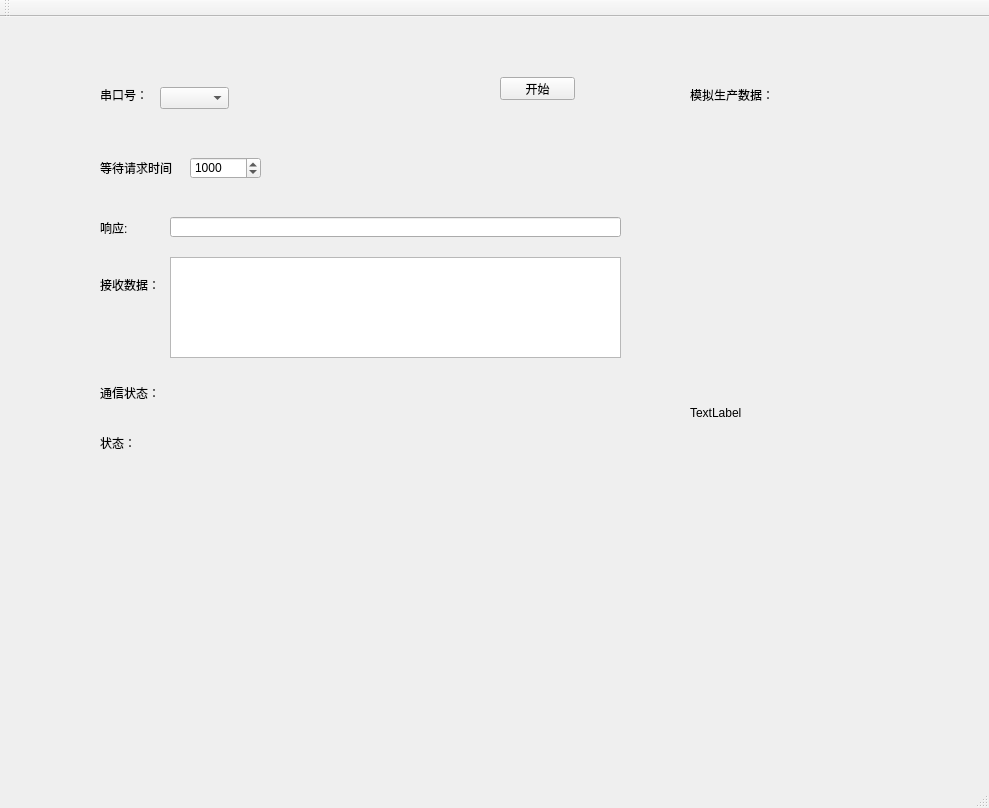
<?xml version="1.0" encoding="UTF-8"?>
<ui version="4.0">
 <class>Stm32Class</class>
 <widget class="QMainWindow" name="Stm32Class">
  <property name="geometry">
   <rect>
    <x>0</x>
    <y>0</y>
    <width>989</width>
    <height>808</height>
   </rect>
  </property>
  <property name="windowTitle">
   <string>Stm32数据模拟器</string>
  </property>
  <widget class="QWidget" name="centralWidget">
   <widget class="QLabel" name="serialPortLabel">
    <property name="geometry">
     <rect>
      <x>100</x>
      <y>70</y>
      <width>51</width>
      <height>16</height>
     </rect>
    </property>
    <property name="text">
     <string>串口号：</string>
    </property>
   </widget>
   <widget class="QComboBox" name="serialPortComboBox">
    <property name="geometry">
     <rect>
      <x>160</x>
      <y>70</y>
      <width>69</width>
      <height>22</height>
     </rect>
    </property>
   </widget>
   <widget class="QLabel" name="waitRequestLabel">
    <property name="geometry">
     <rect>
      <x>100</x>
      <y>140</y>
      <width>81</width>
      <height>21</height>
     </rect>
    </property>
    <property name="text">
     <string>等待请求时间</string>
    </property>
   </widget>
   <widget class="QSpinBox" name="waitRequestSpinBox">
    <property name="geometry">
     <rect>
      <x>190</x>
      <y>140</y>
      <width>71</width>
      <height>22</height>
     </rect>
    </property>
    <property name="maximum">
     <number>10000</number>
    </property>
    <property name="value">
     <number>1000</number>
    </property>
    <property name="displayIntegerBase">
     <number>10</number>
    </property>
   </widget>
   <widget class="QLabel" name="responseLabel">
    <property name="geometry">
     <rect>
      <x>100</x>
      <y>200</y>
      <width>54</width>
      <height>21</height>
     </rect>
    </property>
    <property name="text">
     <string>响应:</string>
    </property>
   </widget>
   <widget class="QLineEdit" name="responseLineEdit">
    <property name="geometry">
     <rect>
      <x>170</x>
      <y>200</y>
      <width>451</width>
      <height>20</height>
     </rect>
    </property>
   </widget>
   <widget class="QLabel" name="trafficLabel">
    <property name="geometry">
     <rect>
      <x>100</x>
      <y>350</y>
      <width>521</width>
      <height>51</height>
     </rect>
    </property>
    <property name="text">
     <string>通信状态：</string>
    </property>
   </widget>
   <widget class="QLabel" name="statusLabel">
    <property name="geometry">
     <rect>
      <x>100</x>
      <y>410</y>
      <width>451</width>
      <height>31</height>
     </rect>
    </property>
    <property name="text">
     <string>状态：</string>
    </property>
   </widget>
   <widget class="QPushButton" name="runButton">
    <property name="geometry">
     <rect>
      <x>500</x>
      <y>60</y>
      <width>75</width>
      <height>23</height>
     </rect>
    </property>
    <property name="text">
     <string>开始</string>
    </property>
   </widget>
   <widget class="QTextEdit" name="showDataEdit">
    <property name="geometry">
     <rect>
      <x>170</x>
      <y>240</y>
      <width>451</width>
      <height>101</height>
     </rect>
    </property>
   </widget>
   <widget class="QLabel" name="label">
    <property name="geometry">
     <rect>
      <x>100</x>
      <y>260</y>
      <width>61</width>
      <height>16</height>
     </rect>
    </property>
    <property name="text">
     <string>接收数据：</string>
    </property>
   </widget>
   <widget class="QLabel" name="label_2">
    <property name="geometry">
     <rect>
      <x>690</x>
      <y>70</y>
      <width>131</width>
      <height>16</height>
     </rect>
    </property>
    <property name="text">
     <string>模拟生产数据：</string>
    </property>
   </widget>
   <widget class="QLabel" name="showDataLabel">
    <property name="geometry">
     <rect>
      <x>690</x>
      <y>110</y>
      <width>271</width>
      <height>571</height>
     </rect>
    </property>
    <property name="text">
     <string>TextLabel</string>
    </property>
   </widget>
  </widget>
  <widget class="QMenuBar" name="menuBar">
   <property name="geometry">
    <rect>
     <x>0</x>
     <y>0</y>
     <width>989</width>
     <height>23</height>
    </rect>
   </property>
  </widget>
  <widget class="QToolBar" name="mainToolBar">
   <attribute name="toolBarArea">
    <enum>TopToolBarArea</enum>
   </attribute>
   <attribute name="toolBarBreak">
    <bool>false</bool>
   </attribute>
  </widget>
  <widget class="QStatusBar" name="statusBar"/>
 </widget>
 <layoutdefault spacing="6" margin="11"/>
 <resources>
  <include location="stm32.qrc"/>
 </resources>
 <connections/>
</ui>
